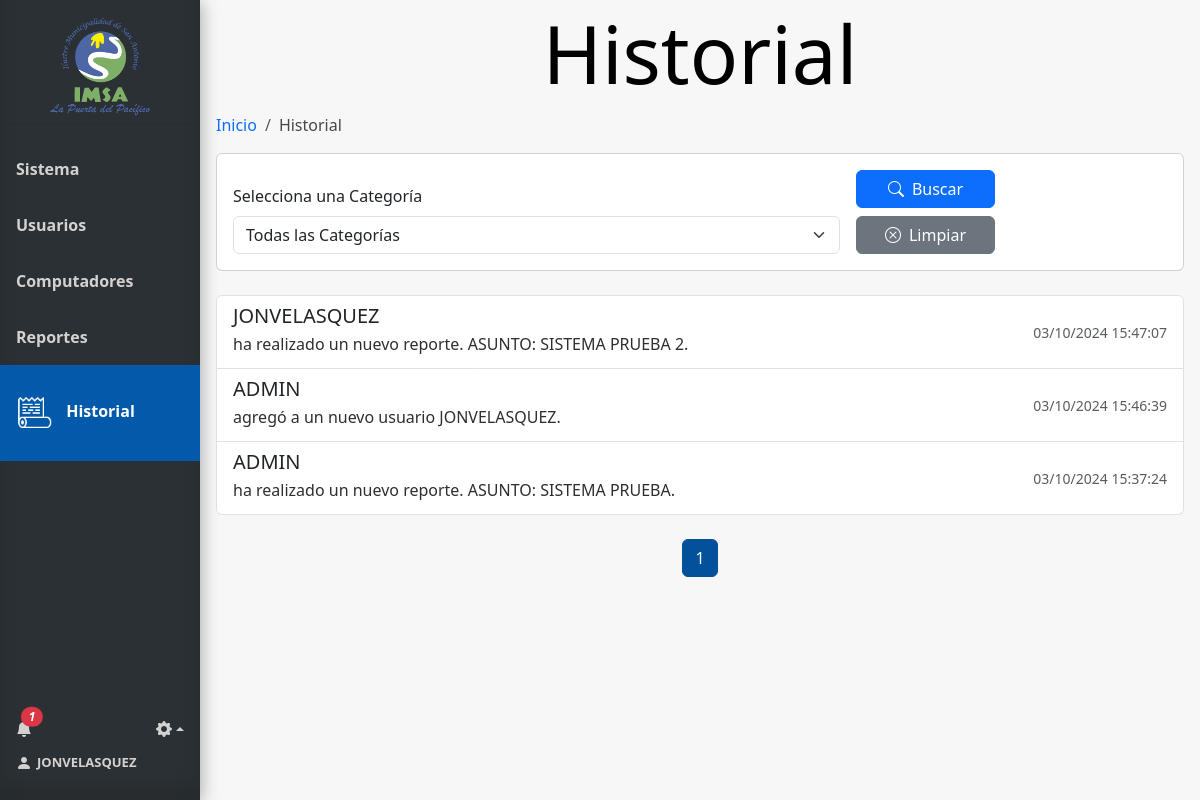
The page /historial (signed in) on the database as committed earlier.
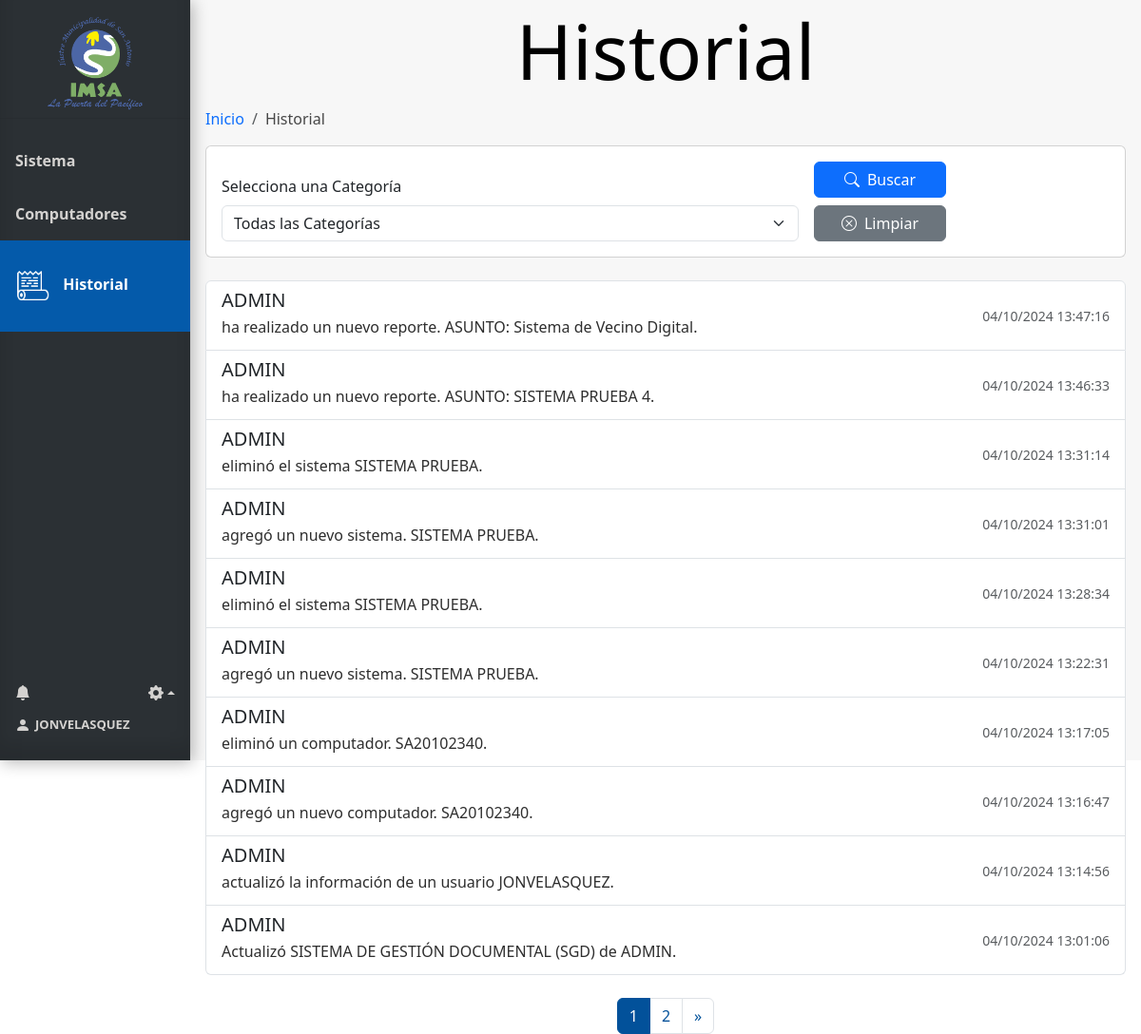
The same page on the database as committed later.
### tables this page shows
CREATE TABLE Usuario (
    Id_usuario INTEGER PRIMARY KEY AUTOINCREMENT,
    Nombre_user VARCHAR(100),
    Email VARCHAR(100),
    Psw VARCHAR(100),
    id_tipo_usuario INTEGER,
    FOREIGN KEY (id_tipo_usuario) REFERENCES Tipo_usuario(id_tipo_usuario)
);

CREATE TABLE Historial (
    Id_historial INTEGER PRIMARY KEY AUTOINCREMENT,
    usuario_historial VARCHAR(100),
    descripcion VARCHAR(100),
    fecha VARCHAR(100),
    id_categoria INTEGER,
    FOREIGN KEY (id_categoria) REFERENCES Categoria_Historial(id_categoria)
);

### app.py (the view)
@app.route('/historial', methods=['GET'])
@login_required
def historial():
    conn = get_db_connection()
    user = current_user
    num_notificaciones_totales = get_total_notifications(user.id)
    info_notificaciones = get_info_notifications(user.id)
    page = request.args.get('page', 1, type=int)
    per_page = 10
    try:
        categoria_id = request.args.get('categoria')
        categorias = conn.execute("SELECT * FROM Categoria_historial").fetchall()
        historial_data = []
        total_records = 0
        if categoria_id:
            params = []
            query = '''
            SELECT Historial.*, Categoria_historial.nombre_categoria
            FROM Historial
            INNER JOIN Categoria_historial ON Categoria_historial.id_categoria = Historial.id_categoria
            WHERE 1=1
            '''
            query += ' AND Historial.id_categoria = ? ORDER BY fecha DESC'
            params.append(categoria_id)
            total_records = conn.execute(query, params).fetchall()
            total_records = len(total_records)
            offset = (page - 1) * per_page
            query += " LIMIT ? OFFSET ?"
            params += [per_page, offset]
            historial_data = conn.execute(query, params).fetchall()
            categoria_nombre = conn.execute('SELECT nombre_categoria FROM Categoria_historial WHERE id_categoria = ?', (categoria_id,)).fetchone()
        else:
            historial_data = conn.execute("SELECT * FROM Historial ORDER BY fecha DESC LIMIT ? OFFSET ?", (per_page, (page - 1) * per_page)).fetchall()
            total_records = conn.execute("SELECT COUNT(*) FROM Historial").fetchone()[0]
        total_pages = (total_records // per_page) + (1 if total_records % per_page > 0 else 0)
        start_page = max(1, page - 1)
        end_page = min(total_pages, page + 1)
        return render_template('historial.html',
                                historial_data=historial_data,
                                categorias=categorias,
                                categoria_nombre=categoria_nombre if categoria_id else None,
                                user=user,
                                num_notificaciones_totales=num_notificaciones_totales,
                                info_notificaciones=info_notificaciones,
                                total=total_records,
                                per_page=per_page,
                                page=page,
                                start_page=start_page,
                                end_page=end_page,
                                total_pages=total_pages)
    except Exception as e:
        flash(f"Error: {str(e)}", "danger")
        return redirect(url_for('historial'))  # Redirigir en caso de error
    finally:
        conn.close()

### app.py (called while the page is built)
@login_manager.user_loader
def load_user(user_id):
    return Usuario.get_by_id(user_id)

def get_db_connection():
    conn = sqlite3.connect('database.db')
    conn.row_factory = sqlite3.Row
    return conn

def get_total_notifications(user_id):
    conn = get_db_connection()
    total_notifications = conn.execute(
        'SELECT COUNT(*) FROM Notificaciones WHERE id_usuario = ?  AND leido = false',
        (user_id,)
    ).fetchone()[0]
    conn.close()
    return total_notifications

def get_info_notifications(user_id):
    conn = get_db_connection()
    info_notifiaciones= conn.execute(
        'SELECT * FROM Notificaciones WHERE id_usuario = ? ORDER BY id_notificacion DESC LIMIT 8',
        (user_id,)
    ).fetchall()
    conn.close()
    return info_notifiaciones

### model.py (called while the page is built)
def get_db_connection():
    conn = sqlite3.connect('database.db')
    conn.row_factory = sqlite3.Row
    return conn

    @staticmethod
    def get_by_id(id_usuario):
        conn = get_db_connection()
        user_data = conn.execute('SELECT * FROM Usuario WHERE Id_usuario = ?', (id_usuario,)).fetchone()
        conn.close()
        if user_data:
            return Usuario(
                user_data['Id_usuario'],
                user_data['Nombre_user'],
                user_data['Email'],
                user_data['Psw'],
                user_data['id_tipo_usuario']
            )
        return None

### templates/historial.html (shortened to what this page needs)
{% extends 'base.html' %}
{% block head %}
<link rel="stylesheet" href="{{ url_for('static', filename='css/style_historial.css') }}">
{% endblock %}
{% block content %}
<h1 class="block-effect" style="--td:0.3s">
    <div class="block-reveal" style="--bc: #2b3034; --d: 0.5s">Historial</div>
</h1>
{% block breadcrumb %}
<nav aria-label="breadcrumb">
    <ol class="breadcrumb">
        <li class="breadcrumb-item"><a href="{{ url_for('index') }}">Inicio</a></li>
        <li class="breadcrumb-item active" aria-current="page">Historial</li>
    </ol>
</nav>
{% endblock %}
<div class="card mb-4">
    <div class="card-body">
        <form method="get" action="{{ url_for('historial') }}" id="filtro-form" class="row g-3 align-items-end">
            <div class="col-md-8">
                <label for="categoria" class="form-label">Selecciona una Categoría</label>
                <select id="categoria" class="form-select" name="categoria" aria-label="Selecciona una Categoría">
                    <option value="">Todas las Categorías</option>
                </select>
            </div>
            <div class="col-md-2">
                <button class="btn btn-primary w-100" type="submit">
                    <i class="bi bi-search me-2"></i>Buscar
                </button>
                <a class="btn btn-secondary w-100 mt-2" type="button" href="{{ url_for('historial') }}">
                    <i class="bi bi-x-circle me-2"></i>Limpiar
                </a>
            </div>
        </form>
    </div>
</div>
{% if historial_data %}
<div class="list-group mb-4">
    {% for registro in historial_data %}
    <div class="list-group-item list-group-item-action d-flex justify-content-between align-items-center">
        <div>
            <h5 class="mb-1">{{ registro['usuario_historial'] }}</h5>
            <p class="mb-1">{{ registro['descripcion'] }}</p>
        </div>
        <small class="text-muted">{{ registro['fecha'] }}</small>
    </div>
    {% endfor %}
</div>
<nav aria-label="Paginación del historial">
    <ul class="pagination justify-content-center">
        {% for p in range(start_page, end_page + 1) %}
        <li class="page-item {% if p == page %}active{% endif %}">
            <a class="page-link" href="{{ url_for('historial', page=p, categoria=request.args.get('categoria')) }}">{{ p
                }}</a>
        </li>
        {% endfor %}
            {% if page < total_pages %} <li class="page-item">
                <a class="page-link"
                    href="{{ url_for('historial', page=page+1, categoria=request.args.get('categoria')) }}"
                    aria-label="Siguiente">
                    <span aria-hidden="true">&raquo;</span>
                </a>
                </li>
                {% endif %}
    </ul>
</nav>
{% else %}
<div class="alert alert-info" role="alert">
    <i class="bi bi-info-circle me-2"></i>No existen registros en el historial.
</div>
{% endif %}
{% endblock %}

### templates/base.html (shortened to what this page needs)
<!doctype html>
<html lang="es">
<head>
  {% block head %} {% endblock %}
  <link rel="stylesheet" href="{{ url_for('static', filename='css/style_base.css') }}">
  <link href="https://cdn.jsdelivr.net/npm/bootstrap@5.3.3/dist/css/bootstrap.min.css" rel="stylesheet"
>
  <link href="https://cdn.jsdelivr.net/npm/bootstrap-icons/font/bootstrap-icons.css" rel="stylesheet">
</head>
<body>
  <div class="sidebar" style="display: flex; flex-direction: column; height: 100vh;">
    <div class="tituloMenu">
      <img src="{{ url_for('static', filename='img/logo.png') }}" alt="Logo-IMSA" width="100px">
    </div>
    <hr>
    <a href="{{ url_for('index') }}" class="slide_right {% if request.endpoint == 'index' %}active{% endif %}">
      <b id="menu-link">Sistema</b>
    </a>
    {% if session['id_tipo_usuario'] == 1 %}
    <a href="{{ url_for('usuarios') }}" class="slide_right {% if request.endpoint == 'usuarios' %}active{% endif %}">
      <b id="menu-link">Usuarios</b>
    </a>
    {% endif %}
    <a href="{{ url_for('computadores') }}"
      class="slide_right {% if request.endpoint == 'computadores' %}active{% endif %}">
      <b id="menu-link">Computadores</b>
    </a>
    {% if session['id_tipo_usuario'] == 1 %}
    <a href="{{ url_for('reportes') }}" class="slide_right {% if request.endpoint == 'reportes' %}active{% endif %}">
      <b id="menu-link">Reportes</b>
      {% endif %}
    </a>
    <a href="{{ url_for('historial') }}" class="slide_right {% if request.endpoint == 'historial' %}active{% endif %}">
      <img id="icon-historial" class="menu-icon {% if request.endpoint == 'historial' %}show{% endif %}"
        src="{{ url_for('static', filename='img/icon-historial.png') }}" alt="icon-documentos">
      <b id="menu-link">Historial</b>
    </a>
    <div class="menuAbajo">
      <div class="ajuste_notificacion">
        <div class="notificacion">
          <a href="#" class="icon me-3" data-bs-toggle="modal" data-bs-target="#ModalNotifiaciones">
            <i class="bi bi-bell-fill position-relative">
              {% if num_notificaciones_totales > 0 %}
              <span class="position-absolute top-0 start-100 translate-middle badge rounded-pill bg-danger">
                {{ num_notificaciones_totales }}
              </span>
              {% endif %}
            </i>
          </a>
        </div>
        <div class="ajustes btn-group dropup">
          <a href="" class="dropdown-toggle icon" data-bs-toggle="dropdown" aria-expanded="false">
            <i class="bi bi-gear-fill"></i></a>
        </div>
      </div>
      <div class="bodyCuenta">
        <a href="{{ url_for('cuenta') }}" id="cuenta">
          <i class="bi bi-person-fill" style="margin-right: 5px;"></i>
          <b style="font-size: small;"> {{ user.nombre_usuario}}</b>
        </a>
      </div>
    </div>
  </div>
  <div class="content">
    {% block content %}{% endblock %}
  </div>
</body>
</html>

### static/css/style_historial.css (style rules this page uses)
.page-link { color: #02519a !important; }
.active>.page-link, .page-link.active { background-color: #02519a !important; border-color: #02519a !important; color: #ffffff !important; }
div.content { height: 100vh; }

### static/css/style_base.css (style rules this page uses)
body { margin: 0; font-family: "Lato", sans-serif; height: 100vh; }
.content { background-color: #f7f7f7; }
*, *::before, *::after { margin: 0; padding: 0; }
p { color: #2e2e2e; margin-bottom: 20px; }
.block-effect { font-size: calc(8px + 6vw); }
.block-reveal { --t: calc(var(--td) + var(--d)); color: transparent; padding: 4px; position: relative; overflow: hidden; animation: revealBlock 0s var(--t) forwards; }
.block-reveal::after { content: ''; width: 0%; height: 100%; padding-bottom: 4px; position: absolute; top: 0; left: 0; background: #FFF; animation: revealingIn var(--td) var(--d) forwards, revealingOut var(--td) var(--t) forwards; }
h1 { text-align: center; }
.tituloMenu { display: flex; flex-direction: column; margin-top: 10px; margin-bottom: 10px; align-items: center; height: 11%; }
.sidebar { margin: 0; padding: 0; width: 200px; background-color: #2b3034; position: fixed; height: 100%; overflow: auto; box-shadow: inset 0 -1em 1em rgba(0, 0, 0, 0.1), 0.1em 0.1em 1em rgba(0, 0, 0, 0.3); }
.sidebar>a { display: flex; align-items: center; color: #d4d2d0; padding: 16px; text-decoration: none; display: inline-block; cursor: pointer; box-shadow: inset 0 0 0 0 #00213e; -webkit-transition: ease-out 0.4s; -moz-transition: ease-out 0.4s; transition: ease-out 0.4s; }
.sidebar>a.active { background-color: #045aaa; color: white; padding-top: 15%; padding-bottom: 15%; }
div.content { margin-left: 200px; padding: 1px 16px; }
.menu-icon { display: none; width: 36px; margin-right: 10px; }
#menu-link { margin: 15px 0px 15px 0px; }
.sidebar a.active .menu-icon, .sidebar a:hover .menu-icon { display: inline-block; }
.menuAbajo { display: flex; margin-top: auto; color: #d4d2d0; padding: 16px 16px 25px 16px; flex-direction: column; }
.menuAbajo a { color: #d4d2d0; text-decoration: none; cursor: pointer; }
.bodyCuenta { width: 80%; display: flex; justify-content: start; align-content: center; }
#cuenta { display: flex; align-items: center; }
.ajuste_notificacion { display: flex; flex-direction: row; justify-content: space-between; align-items: center; width: 100%; margin-bottom: 10px; }
li a { text-decoration: none !important; }
.notificacion a { display: flex; flex-direction: row; }
.icon { transition-duration: 0.3s; -webkit-tap-highlight-color: rgba(0, 0, 0, 0); transform: translateZ(0); box-shadow: 0 0 1px rgba(0, 0, 0, 0); }
.breadcrumb-item.active { color: #474747 !important; }
#filtro-form { width: 100%; }

Rows that differ between the two databases and show on the page:
no longer on this page (row unchanged): Historial: usuario_historial "JONVELASQUEZ", descripcion "ha realizado un nuevo reporte. ASUNTO: SISTEMA PRUEBA 2.", fecha "03/10/2024 15:47:07"
no longer on this page (row unchanged): Historial: usuario_historial "ADMIN", descripcion "agregó a un nuevo usuario JONVELASQUEZ.", fecha "03/10/2024 15:46:39"
no longer on this page (row unchanged): Historial: usuario_historial "ADMIN", descripcion "ha realizado un nuevo reporte. ASUNTO: SISTEMA PRUEBA.", fecha "03/10/2024 15:37:24"
added Historial: usuario_historial "ADMIN", descripcion "ha realizado un nuevo reporte. ASUNTO: Sistema de Vecino Digital.", fecha "04/10/2024 13:47:16"
added Historial: usuario_historial "ADMIN", descripcion "ha realizado un nuevo reporte. ASUNTO: SISTEMA PRUEBA 4.", fecha "04/10/2024 13:46:33"
added Historial: usuario_historial "ADMIN", descripcion "eliminó el sistema SISTEMA PRUEBA.", fecha "04/10/2024 13:31:14"
added Historial: usuario_historial "ADMIN", descripcion "agregó un nuevo sistema. SISTEMA PRUEBA.", fecha "04/10/2024 13:31:01"
added Historial: usuario_historial "ADMIN", descripcion "eliminó el sistema SISTEMA PRUEBA.", fecha "04/10/2024 13:28:34"
added Historial: usuario_historial "ADMIN", descripcion "agregó un nuevo sistema. SISTEMA PRUEBA.", fecha "04/10/2024 13:22:31"
added Historial: usuario_historial "ADMIN", descripcion "eliminó un computador. SA20102340.", fecha "04/10/2024 13:17:05"
added Historial: usuario_historial "ADMIN", descripcion "agregó un nuevo computador. SA20102340.", fecha "04/10/2024 13:16:47"
added Historial: usuario_historial "ADMIN", descripcion "actualizó la información de un usuario JONVELASQUEZ.", fecha "04/10/2024 13:14:56"
added Historial: usuario_historial "ADMIN", descripcion "Actualizó SISTEMA DE GESTIÓN DOCUMENTAL (SGD) de ADMIN.", fecha "04/10/2024 13:01:06"
Other text that changed with them:
{{ num_notificaciones_totales }}: "1" → (not shown)
new list line: "2"
text no longer shown: "Usuarios Reportes"
